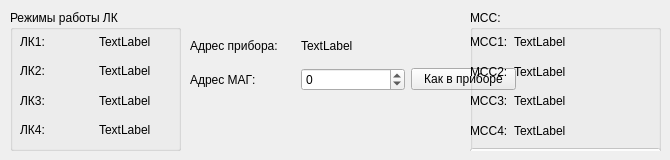
    <widget class="QWidget" name="tab">
     <attribute name="title">
      <string>БД-А</string>
     </attribute>
     <widget class="QWidget" name="gridLayoutWidget_5">
      <property name="geometry">
       <rect>
        <x>190</x>
        <y>30</y>
        <width>326</width>
        <height>61</height>
       </rect>
      </property>
      <layout class="QGridLayout" name="gridLayout_5">
       <item row="1" column="2">
        <widget class="QPushButton" name="pbMAGAddronDeviceA">
         <property name="text">
          <string>Как в приборе</string>
         </property>
        </widget>
       </item>
       <item row="0" column="0">
        <widget class="QLabel" name="label_10">
         <property name="text">
          <string>Адрес прибора:</string>
         </property>
        </widget>
       </item>
       <item row="1" column="0">
        <widget class="QLabel" name="label_15">
         <property name="text">
          <string>Адрес МАГ:</string>
         </property>
        </widget>
       </item>
       <item row="1" column="1">
        <widget class="QSpinBox" name="MAGA_ADDR">
         <property name="minimum">
          <number>-1</number>
         </property>
        </widget>
       </item>
       <item row="0" column="1">
        <widget class="QLabel" name="BDA_ADDR">
         <property name="text">
          <string>TextLabel</string>
         </property>
        </widget>
       </item>
      </layout>
     </widget>
     <widget class="QGroupBox" name="groupBox_4">
      <property name="geometry">
       <rect>
        <x>10</x>
        <y>10</y>
        <width>171</width>
        <height>141</height>
       </rect>
      </property>
      <property name="title">
       <string>Режимы работы ЛК</string>
      </property>
      <widget class="QWidget" name="gridLayoutWidget_6">
       <property name="geometry">
        <rect>
         <x>10</x>
         <y>20</y>
         <width>151</width>
         <height>111</height>
        </rect>
       </property>
       <layout class="QGridLayout" name="gridLayout_6">
        <item row="2" column="0">
         <widget class="QLabel" name="label_18">
          <property name="text">
           <string>ЛК3:</string>
          </property>
         </widget>
        </item>
        <item row="1" column="0">
         <widget class="QLabel" name="label_16">
          <property name="text">
           <string>ЛК2:</string>
          </property>
         </widget>
        </item>
        <item row="0" column="0">
         <widget class="QLabel" name="label_17">
          <property name="text">
           <string>ЛК1:</string>
          </property>
         </widget>
        </item>
        <item row="3" column="0">
         <widget class="QLabel" name="label_19">
          <property name="text">
           <string>ЛК4:</string>
          </property>
         </widget>
        </item>
        <item row="0" column="1">
         <widget class="QLabel" name="BDA_LK1">
          <property name="text">
           <string>TextLabel</string>
          </property>
         </widget>
        </item>
        <item row="1" column="1">
         <widget class="QLabel" name="BDA_LK2">
          <property name="text">
           <string>TextLabel</string>
          </property>
         </widget>
        </item>
        <item row="2" column="1">
         <widget class="QLabel" name="BDA_LK3">
          <property name="text">
           <string>TextLabel</string>
          </property>
         </widget>
        </item>
        <item row="3" column="1">
         <widget class="QLabel" name="BDA_LK4">
          <property name="text">
           <string>TextLabel</string>
          </property>
         </widget>
        </item>
       </layout>
      </widget>
     </widget>
     <widget class="QGroupBox" name="groupBox_8">
      <property name="geometry">
       <rect>
        <x>470</x>
        <y>10</y>
        <width>191</width>
        <height>141</height>
       </rect>
      </property>
      <property name="title">
       <string>МСС:</string>
      </property>
      <widget class="QWidget" name="verticalLayoutWidget_2">
       <property name="geometry">
        <rect>
         <x>0</x>
         <y>20</y>
         <width>191</width>
         <height>140</height>
        </rect>
       </property>
       <layout class="QVBoxLayout" name="verticalLayout_2">
        <item>
         <layout class="QGridLayout" name="gridLayout_12">
          <property name="sizeConstraint">
           <enum>QLayout::SetMinimumSize</enum>
          </property>
          <item row="0" column="0">
           <widget class="QLabel" name="label_34">
            <property name="sizePolicy">
             <sizepolicy hsizetype="Minimum" vsizetype="Preferred">
              <horstretch>0</horstretch>
              <verstretch>0</verstretch>
             </sizepolicy>
            </property>
            <property name="text">
             <string>МСС1:</string>
            </property>
           </widget>
          </item>
          <item row="0" column="1">
           <widget class="QLabel" name="lMSS1_A">
            <property name="text">
             <string>TextLabel</string>
            </property>
           </widget>
          </item>
          <item row="1" column="0">
           <widget class="QLabel" name="label_37">
            <property name="sizePolicy">
             <sizepolicy hsizetype="Minimum" vsizetype="Preferred">
              <horstretch>0</horstretch>
              <verstretch>0</verstretch>
             </sizepolicy>
            </property>
            <property name="text">
             <string>МСС2:</string>
            </property>
           </widget>
          </item>
          <item row="1" column="1">
           <widget class="QLabel" name="lMSS2_A">
            <property name="text">
             <string>TextLabel</string>
            </property>
           </widget>
          </item>
          <item row="2" column="0">
           <widget class="QLabel" name="label_39">
            <property name="sizePolicy">
             <sizepolicy hsizetype="Maximum" vsizetype="Preferred">
              <horstretch>0</horstretch>
              <verstretch>0</verstretch>
             </sizepolicy>
            </property>
            <property name="text">
             <string>МСС3:</string>
            </property>
           </widget>
          </item>
          <item row="2" column="1">
           <widget class="QLabel" name="lMSS3_A">
            <property name="text">
             <string>TextLabel</string>
            </property>
           </widget>
          </item>
          <item row="3" column="0">
           <widget class="QLabel" name="label_41">
            <property name="sizePolicy">
             <sizepolicy hsizetype="Minimum" vsizetype="Preferred">
              <horstretch>0</horstretch>
              <verstretch>0</verstretch>
             </sizepolicy>
            </property>
            <property name="text">
             <string>МСС4:</string>
            </property>
           </widget>
          </item>
          <item row="3" column="1">
           <widget class="QLabel" name="lMSS4_A">
            <property name="text">
             <string>TextLabel</string>
            </property>
           </widget>
          </item>
         </layout>
        </item>
        <item>
         <widget class="QPushButton" name="pbLOadMSS_A">
          <property name="enabled">
           <bool>false</bool>
          </property>
          <property name="text">
           <string>Загрузить</string>
          </property>
         </widget>
        </item>
       </layout>
      </widget>
     </widget>
    </widget>
